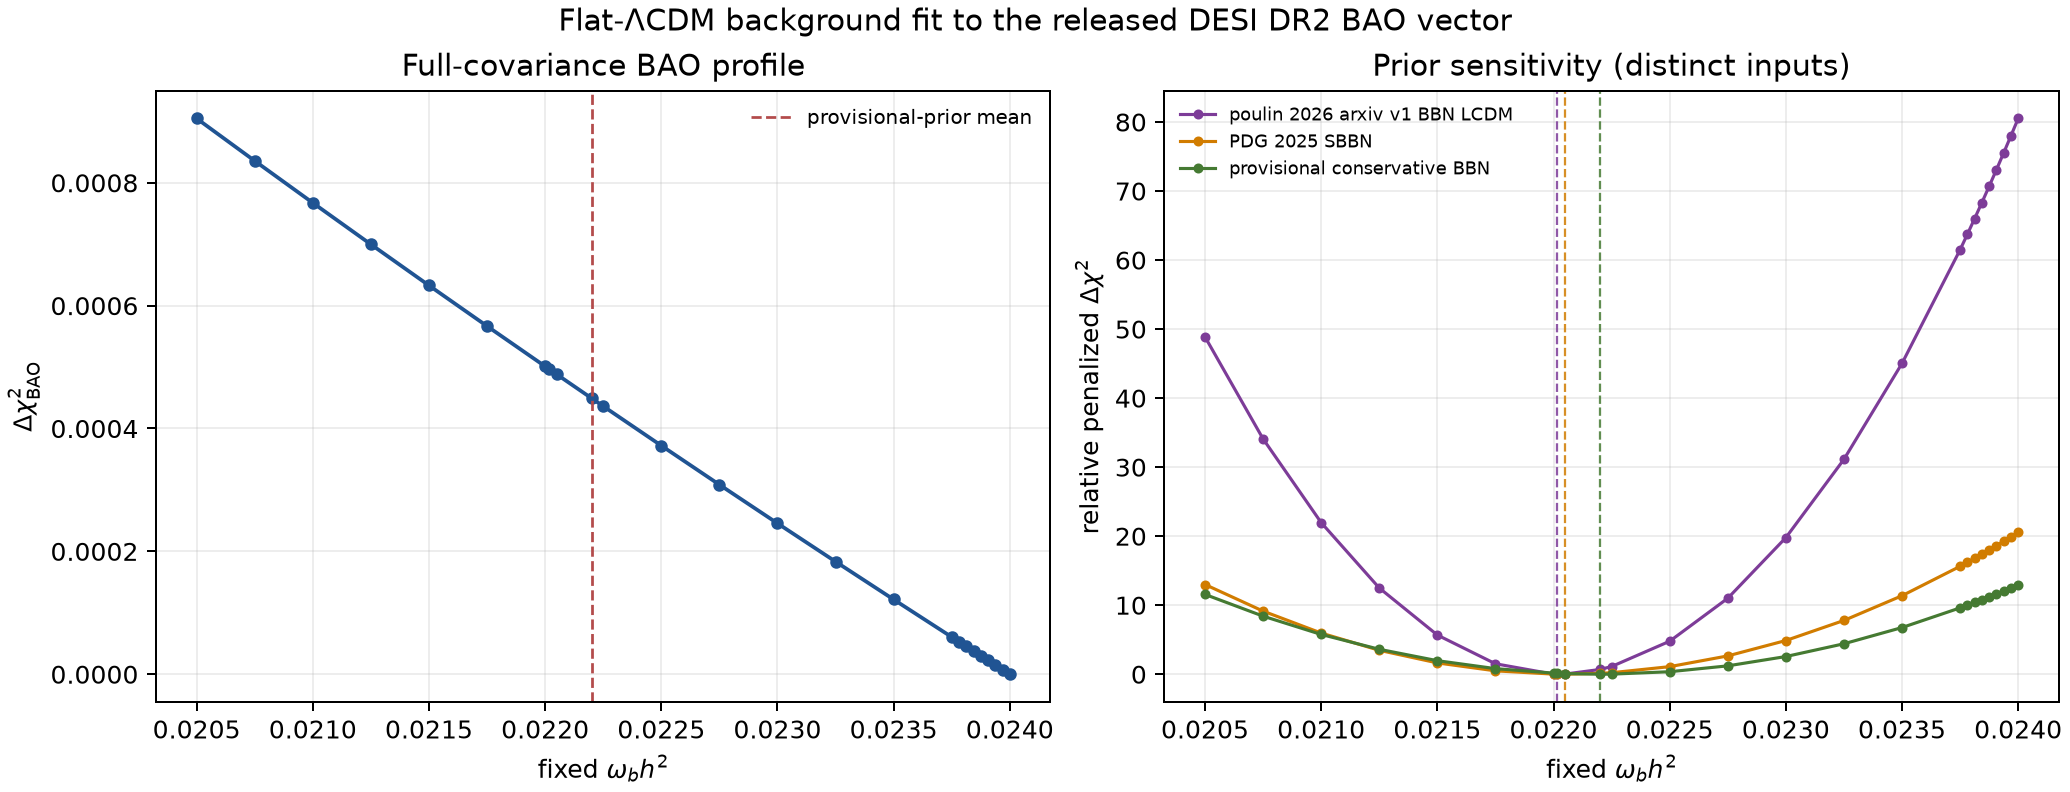

This figure's Python source:
#!/usr/bin/env python3
"""Independent CAMB × DESI DR2 BAO profile over a standard-BBN omega_b region.

The likelihood, released-vector parser, CAMB setup, and full-covariance scoring
are implemented locally here.  This reads compute30 only as an audit of setup
principles; it does not import an earlier scorer or modify shared files.
"""
from __future__ import annotations

import hashlib
import json
import math
import os
from pathlib import Path
import platform
import sys
import time

for key in ("OMP_NUM_THREADS", "OPENBLAS_NUM_THREADS", "MKL_NUM_THREADS", "NUMEXPR_NUM_THREADS"):
    os.environ[key] = "1"

TASK_DIR = Path(__file__).resolve().parent
PROJECT = TASK_DIR.parents[1]
sys.path.insert(0, str(PROJECT / "work/compute24/site"))

import camb  # noqa: E402
import matplotlib  # noqa: E402
matplotlib.use("Agg")
import matplotlib.pyplot as plt  # noqa: E402
import numpy as np  # noqa: E402
import scipy  # noqa: E402
from scipy.optimize import brentq, minimize  # noqa: E402

MEAN_PATH = PROJECT / "context/data/desi_dr2_mean.txt"
COV_PATH = PROJECT / "context/data/desi_dr2_cov.txt"
WHEEL_PATH = PROJECT / "context/code/camb-2.0.4-py3-none-manylinux_2_27_x86_64.manylinux_2_28_x86_64.whl"
AUDIT_PATH = PROJECT / "work/compute30/boundary_gradient_audit.py"
RESULT_PATH = TASK_DIR / "bbn_bao_profile.json"
PLOT_PATH = TASK_DIR / "bbn_bao_profile.png"
REPORT_PATH = TASK_DIR / "REPORT.md"

C_KM_S = 299792.458
H0_BOUNDS = (10.0, 1000.0)
OBH2_BOUNDS = (0.0205, 0.0240)
OCH2_BOUNDS = (0.001, 0.99)
THETA100_CHECK = (0.5, 10.0)
PRIOR_DEFINITIONS = (
    {
        "id": "poulin_2026_arxiv_v1_BBN_LCDM",
        "mean": 0.022017,
        "sigma_minus": 0.000217,
        "sigma_plus": 0.000221,
        "provenance": "Poulin et al., arXiv:2607.20635v1, Appendix A / Table 2, preprint; BBN-only LambdaCDM result from updated D/H = 2.508 +/- 0.030, 100 omega_b = 2.2017 (+0.0221/-0.0217) at 68 percent; source details supplied by orchestrator's source review",
        "source_url": "https://arxiv.org/html/2607.20635",
        "penalty_kind": "piecewise Gaussianized 68-percent interval; this is not the paper's exact likelihood profile",
    },
    {
        "id": "PDG_2025_SBBN",
        "mean": 0.02205,
        "sigma_minus": 0.00043,
        "sigma_plus": 0.00043,
        "provenance": "PDG 2025 SBBN value 0.02205 +/- 0.00043 supplied by orchestrator's source review; kept as a distinct sensitivity prior",
        "source_url": None,
        "penalty_kind": "symmetric Gaussian sensitivity; not combined with the D/H-based preprint summary",
    },
    {
        "id": "provisional_conservative_BBN",
        "mean": 0.0222,
        "sigma_minus": 0.0005,
        "sigma_plus": 0.0005,
        "provenance": "provisional user-directed conservative-BBN sensitivity assumption; source review not completed",
        "source_url": None,
        "penalty_kind": "symmetric Gaussian sensitivity",
    },
)
INVALID_SCORE = 1.0e80
FIXED_CAMB = {
    "mnu_eV": 0.06,
    "nnu": 3.044,
    "num_massive_neutrinos": 1,
    "neutrino_hierarchy": "degenerate",
    "TCMB_K": 2.7255,
    "YHe": None,  # CAMB BBN-consistent helium prediction
    "w": -1.0,
    "wa": 0.0,
    "Omega_k": 0.0,
}
COARSE_GRID = np.unique(np.concatenate((
    np.linspace(OBH2_BOUNDS[0], OBH2_BOUNDS[1], 15, dtype=np.float64),
    np.asarray([prior["mean"] for prior in PRIOR_DEFINITIONS], dtype=np.float64),
)))
INVALID_COUNTS: dict[str, int] = {}
INVALID_EXAMPLES: list[dict[str, object]] = []


def sha256(path: Path) -> str:
    digest = hashlib.sha256()
    with path.open("rb") as stream:
        for block in iter(lambda: stream.read(1 << 20), b""):
            digest.update(block)
    return digest.hexdigest()


def load_data() -> tuple[np.ndarray, np.ndarray, list[str], np.ndarray]:
    rows: list[tuple[float, float, str]] = []
    for raw in MEAN_PATH.read_text(encoding="utf-8").splitlines():
        line = raw.strip()
        if line and not line.startswith("#"):
            z_text, value_text, name = line.split()
            rows.append((float(z_text), float(value_text), name))
    z = np.asarray([row[0] for row in rows], dtype=np.float64)
    mean = np.asarray([row[1] for row in rows], dtype=np.float64)
    names = [row[2] for row in rows]
    covariance = np.asarray(np.loadtxt(COV_PATH, dtype=np.float64), dtype=np.float64)
    expected_order = [
        "DV_over_rs", "DM_over_rs", "DH_over_rs", "DM_over_rs", "DH_over_rs",
        "DM_over_rs", "DH_over_rs", "DM_over_rs", "DH_over_rs", "DM_over_rs",
        "DH_over_rs", "DH_over_rs", "DM_over_rs",
    ]
    if z.shape != (13,) or mean.shape != (13,) or names != expected_order or covariance.shape != (13, 13):
        raise ValueError("DESI input must be the released 13-row vector and 13x13 covariance in its pinned order")
    if not np.isfinite(z).all() or not np.isfinite(mean).all() or not np.isfinite(covariance).all():
        raise ValueError("non-finite DESI input")
    if not np.allclose(covariance, covariance.T, rtol=0.0, atol=1.0e-12):
        raise ValueError("DESI covariance is not symmetric")
    np.linalg.cholesky(covariance)
    return z, mean, names, covariance


Z, Y, OBSERVABLES, COV = load_data()
CHOLESKY = np.linalg.cholesky(COV)


def make_parameters(h0: float, obh2: float, och2: float) -> camb.CAMBparams:
    pars = camb.CAMBparams()
    pars.set_dark_energy(w=FIXED_CAMB["w"], wa=FIXED_CAMB["wa"], dark_energy_model="fluid")
    pars.set_cosmology(
        H0=float(h0), ombh2=float(obh2), omch2=float(och2), omk=FIXED_CAMB["Omega_k"],
        mnu=FIXED_CAMB["mnu_eV"], nnu=FIXED_CAMB["nnu"],
        num_massive_neutrinos=FIXED_CAMB["num_massive_neutrinos"],
        neutrino_hierarchy=FIXED_CAMB["neutrino_hierarchy"], TCMB=FIXED_CAMB["TCMB_K"],
        YHe=FIXED_CAMB["YHe"],
    )
    return pars


def evaluate(h0: float, obh2: float, och2: float) -> dict[str, object]:
    """Compute all 13 BAO predictions and independently score the full covariance."""
    pars = make_parameters(h0, obh2, och2)
    omega_m = float(pars.omegam)
    if not math.isfinite(omega_m) or not 0.0 < omega_m < 1.0:
        raise ValueError(f"flat positive-Lambda closure failed: Omega_m={omega_m}")
    background = camb.get_background(pars)
    omega_de = float(background.get_Omega("de", 0.0))
    if not math.isfinite(omega_de) or omega_de <= 0.0:
        raise ValueError(f"CAMB returned non-positive Omega_de={omega_de}")
    derived = background.get_derived_params()
    rdrag = float(derived["rdrag"])
    hz = np.asarray(background.hubble_parameter(Z), dtype=np.float64)
    dm = np.asarray(background.comoving_radial_distance(Z), dtype=np.float64)
    if not math.isfinite(rdrag) or rdrag <= 0.0 or not np.isfinite(hz).all() or not np.isfinite(dm).all():
        raise ValueError("CAMB returned invalid drag scale or background distances")
    if np.any(hz <= 0.0) or np.any(dm <= 0.0):
        raise ValueError("CAMB returned non-positive H(z) or D_M(z)")
    dh = C_KM_S / hz
    prediction = np.empty(13, dtype=np.float64)
    for index, name in enumerate(OBSERVABLES):
        if name == "DV_over_rs":
            prediction[index] = (Z[index] * dm[index] * dm[index] * dh[index]) ** (1.0 / 3.0) / rdrag
        elif name == "DM_over_rs":
            prediction[index] = dm[index] / rdrag
        elif name == "DH_over_rs":
            prediction[index] = dh[index] / rdrag
        else:
            raise ValueError(f"unsupported observable {name}")
    residual = prediction - Y
    whitened = np.linalg.solve(CHOLESKY, residual)
    chi2_cholesky = float(whitened @ whitened)
    chi2_dense = float(residual @ np.linalg.solve(COV, residual))
    difference = abs(chi2_dense - chi2_cholesky)
    if not math.isfinite(chi2_dense) or not math.isfinite(chi2_cholesky):
        raise ArithmeticError("non-finite full-covariance score")
    if difference > 2.0e-10 * max(1.0, abs(chi2_dense)):
        raise ArithmeticError(f"dense and Cholesky scores disagree by {difference}")
    return {
        "chi2_dense_solve": chi2_dense,
        "chi2_cholesky_whitening": chi2_cholesky,
        "dense_cholesky_abs_delta": difference,
        "predictions_in_released_order": prediction.tolist(),
        "residuals_in_released_order": residual.tolist(),
        "closure": {
            "Omega_m0_including_massive_neutrino": omega_m,
            "Omega_de0_CAMB": omega_de,
            "Omega_b0": float(pars.omegab),
            "Omega_c0": float(pars.omegac),
            "Omega_nu0": float(pars.omeganu),
            "r_drag_Mpc": rdrag,
            "100theta_star_CAMB": float(derived["thetastar"]),
        },
    }


def record_invalid(reason: str, point: list[float], detail: str | None = None) -> float:
    INVALID_COUNTS[reason] = INVALID_COUNTS.get(reason, 0) + 1
    if len(INVALID_EXAMPLES) < 40:
        sample: dict[str, object] = {"reason": reason, "parameters": point}
        if detail:
            sample["detail"] = detail[:240]
        INVALID_EXAMPLES.append(sample)
    return INVALID_SCORE


def from_unit2(unit: np.ndarray) -> tuple[float, float]:
    return (
        H0_BOUNDS[0] + float(unit[0]) * (H0_BOUNDS[1] - H0_BOUNDS[0]),
        OCH2_BOUNDS[0] + float(unit[1]) * (OCH2_BOUNDS[1] - OCH2_BOUNDS[0]),
    )


def to_unit2(h0: float, och2: float) -> np.ndarray:
    return np.clip(np.asarray([
        (h0 - H0_BOUNDS[0]) / (H0_BOUNDS[1] - H0_BOUNDS[0]),
        (och2 - OCH2_BOUNDS[0]) / (OCH2_BOUNDS[1] - OCH2_BOUNDS[0]),
    ], dtype=np.float64), 0.0, 1.0)


def profile_objective(unit: np.ndarray, fixed_ob: float, evaluation_counter: list[int]) -> float:
    evaluation_counter[0] += 1
    unit = np.asarray(unit, dtype=np.float64)
    h0, och2 = from_unit2(unit)
    if np.any(unit < 0.0) or np.any(unit > 1.0):
        return record_invalid("optimizer_outside_box", [h0, fixed_ob, och2])
    try:
        return float(evaluate(h0, fixed_ob, och2)["chi2_cholesky_whitening"])
    except Exception as exc:
        return record_invalid(type(exc).__name__, [h0, fixed_ob, och2], str(exc))


PROFILE_STARTS = (
    (67.0, 0.12),
    (82.0, 0.18),
    (133.6, 0.43),
    (300.0, 0.30),
)
POWELL_OPTIONS = {"xtol": 2.0e-9, "ftol": 2.0e-12, "maxiter": 500, "maxfev": 2200}


def optimize_profile(obh2: float, starts: list[tuple[float, float]], label: str) -> dict[str, object]:
    objective_evaluations = [0]
    trials: list[dict[str, object]] = []
    for start_h0, start_och2 in starts:
        result = minimize(
            profile_objective, to_unit2(start_h0, start_och2),
            args=(float(obh2), objective_evaluations), method="Powell",
            bounds=((0.0, 1.0), (0.0, 1.0)), options=POWELL_OPTIONS,
        )
        h0, och2 = from_unit2(result.x)
        try:
            final = evaluate(h0, obh2, och2)
            score = float(final["chi2_cholesky_whitening"])
            valid = (
                H0_BOUNDS[0] <= h0 <= H0_BOUNDS[1]
                and OCH2_BOUNDS[0] <= och2 <= OCH2_BOUNDS[1]
                and float(final["closure"]["Omega_de0_CAMB"]) > 0.0
            )
        except Exception as exc:
            final = None
            score = record_invalid(type(exc).__name__, [h0, obh2, och2], f"final point: {exc}")
            valid = False
        trials.append({
            "start": {"H0_km_s_Mpc": start_h0, "omega_c_h2": start_och2},
            "optimizer_success": bool(result.success),
            "optimizer_status": int(result.status),
            "optimizer_message": str(result.message),
            "function_evaluations": int(result.nfev),
            "H0_km_s_Mpc": h0,
            "omega_b_h2": float(obh2),
            "omega_c_h2": och2,
            "chi2": score,
            "valid_flat_positive_Lambda": bool(valid),
            "closure": None if final is None else final["closure"],
        })
    valid_trials = [trial for trial in trials if trial["valid_flat_positive_Lambda"]]
    if not valid_trials:
        raise RuntimeError(f"all {label} optimizations failed at omega_b h2={obh2}")
    selected = min(valid_trials, key=lambda trial: float(trial["chi2"]))
    spread = [float(trial["chi2"]) for trial in valid_trials]
    selected_eval = evaluate(
        float(selected["H0_km_s_Mpc"]), obh2, float(selected["omega_c_h2"]),
    )
    return {
        "omega_b_h2_fixed": float(obh2),
        "best_valid_trial": selected,
        "all_starts": trials,
        "valid_start_chi2_span": [min(spread), max(spread)],
        "selected_score_checks": selected_eval,
        "optimizer_function_evaluations": objective_evaluations[0],
        "all_reported_starts_valid": len(valid_trials) == len(trials),
    }


def h0_for_theta(theta100: float, obh2: float, och2: float) -> float:
    pars = camb.CAMBparams()
    pars.set_dark_energy(w=-1.0, wa=0.0, dark_energy_model="fluid")
    pars.set_cosmology(
        cosmomc_theta=float(theta100) / 100.0,
        ombh2=float(obh2), omch2=float(och2), omk=0.0,
        mnu=FIXED_CAMB["mnu_eV"], nnu=FIXED_CAMB["nnu"],
        num_massive_neutrinos=FIXED_CAMB["num_massive_neutrinos"],
        neutrino_hierarchy=FIXED_CAMB["neutrino_hierarchy"], TCMB=FIXED_CAMB["TCMB_K"],
        YHe=None, theta_H0_range=(1.0, 2000.0),
    )
    return float(pars.H0)


def map_h0_to_theta(h0_target: float, obh2: float, och2: float) -> float:
    """Invert CAMB's theta setter with a bracket, rather than identify theta_star."""
    brackets = ((0.6, 2.2, 33), (0.5, 10.0, 65))
    for lo, hi, ngrid in brackets:
        grid = np.linspace(lo, hi, ngrid, dtype=np.float64)
        mapped: list[tuple[float, float]] = []
        for theta in grid:
            try:
                mapped.append((float(theta), h0_for_theta(float(theta), obh2, och2)))
            except Exception:
                continue
        for (theta_a, h0_a), (theta_b, h0_b) in zip(mapped, mapped[1:]):
            if (h0_a - h0_target) * (h0_b - h0_target) <= 0.0:
                return float(brentq(
                    lambda theta: h0_for_theta(theta, obh2, och2) - h0_target,
                    theta_a, theta_b, xtol=2.0e-11, rtol=1.0e-12,
                ))
    raise ValueError(f"no CAMB theta inverse bracket for H0={h0_target}, omega_b h2={obh2}, omega_c h2={och2}")


def theta_check(fit: dict[str, object]) -> dict[str, object]:
    best = fit["best_valid_trial"]
    h0 = float(best["H0_km_s_Mpc"])
    obh2 = float(best["omega_b_h2"])
    och2 = float(best["omega_c_h2"])
    theta100 = map_h0_to_theta(h0, obh2, och2)
    recovered_h0 = h0_for_theta(theta100, obh2, och2)
    return {
        "implied_100theta_MC": theta100,
        "inside_declared_theta100_check_interval": THETA100_CHECK[0] <= theta100 <= THETA100_CHECK[1],
        "target_H0_km_s_Mpc": h0,
        "CAMB_theta_setter_recovered_H0_km_s_Mpc": recovered_h0,
        "absolute_H0_recovery_error_km_s_Mpc": abs(recovered_h0 - h0),
    }


def prior_delta_chi2(obh2: float, prior: dict[str, object]) -> float:
    mean = float(prior["mean"])
    sigma = float(prior["sigma_minus"] if obh2 < mean else prior["sigma_plus"])
    return ((obh2 - mean) / sigma) ** 2


def penalized_objective(unit: np.ndarray, counter: list[int], prior: dict[str, object]) -> float:
    counter[0] += 1
    unit = np.asarray(unit, dtype=np.float64)
    h0 = H0_BOUNDS[0] + float(unit[0]) * (H0_BOUNDS[1] - H0_BOUNDS[0])
    obh2 = OBH2_BOUNDS[0] + float(unit[1]) * (OBH2_BOUNDS[1] - OBH2_BOUNDS[0])
    och2 = OCH2_BOUNDS[0] + float(unit[2]) * (OCH2_BOUNDS[1] - OCH2_BOUNDS[0])
    if np.any(unit < 0.0) or np.any(unit > 1.0):
        return record_invalid("optimizer_outside_box", [h0, obh2, och2])
    try:
        data_score = float(evaluate(h0, obh2, och2)["chi2_cholesky_whitening"])
        prior_penalty = prior_delta_chi2(obh2, prior)
        return data_score + prior_penalty
    except Exception as exc:
        return record_invalid(type(exc).__name__, [h0, obh2, och2], str(exc))


def optimize_gaussian_prior(prior: dict[str, object], starts: list[tuple[float, float, float]]) -> dict[str, object]:
    counter = [0]
    trials: list[dict[str, object]] = []
    for start_h0, start_obh2, start_och2 in starts:
        unit0 = np.asarray([
            (start_h0 - H0_BOUNDS[0]) / (H0_BOUNDS[1] - H0_BOUNDS[0]),
            (start_obh2 - OBH2_BOUNDS[0]) / (OBH2_BOUNDS[1] - OBH2_BOUNDS[0]),
            (start_och2 - OCH2_BOUNDS[0]) / (OCH2_BOUNDS[1] - OCH2_BOUNDS[0]),
        ], dtype=np.float64)
        result = minimize(
            penalized_objective, np.clip(unit0, 0.0, 1.0), args=(counter, prior), method="Powell",
            bounds=((0.0, 1.0), (0.0, 1.0), (0.0, 1.0)), options=POWELL_OPTIONS,
        )
        h0 = H0_BOUNDS[0] + float(result.x[0]) * (H0_BOUNDS[1] - H0_BOUNDS[0])
        obh2 = OBH2_BOUNDS[0] + float(result.x[1]) * (OBH2_BOUNDS[1] - OBH2_BOUNDS[0])
        och2 = OCH2_BOUNDS[0] + float(result.x[2]) * (OCH2_BOUNDS[1] - OCH2_BOUNDS[0])
        try:
            final = evaluate(h0, obh2, och2)
            chi2 = float(final["chi2_cholesky_whitening"])
            penalty = prior_delta_chi2(obh2, prior)
            total = chi2 + penalty
            valid = (
                H0_BOUNDS[0] <= h0 <= H0_BOUNDS[1]
                and OBH2_BOUNDS[0] <= obh2 <= OBH2_BOUNDS[1]
                and OCH2_BOUNDS[0] <= och2 <= OCH2_BOUNDS[1]
                and float(final["closure"]["Omega_de0_CAMB"]) > 0.0
            )
        except Exception as exc:
            final = None
            chi2 = record_invalid(type(exc).__name__, [h0, obh2, och2], f"prior final point: {exc}")
            penalty = prior_delta_chi2(obh2, prior)
            total = chi2 + penalty
            valid = False
        trials.append({
            "start": {"H0_km_s_Mpc": start_h0, "omega_b_h2": start_obh2, "omega_c_h2": start_och2},
            "optimizer_success": bool(result.success),
            "optimizer_status": int(result.status),
            "optimizer_message": str(result.message),
            "function_evaluations": int(result.nfev),
            "H0_km_s_Mpc": h0,
            "omega_b_h2": obh2,
            "omega_c_h2": och2,
            "data_chi2": chi2,
            "gaussian_prior_delta_chi2": penalty,
            "penalized_objective": total,
            "valid_flat_positive_Lambda": bool(valid),
            "closure": None if final is None else final["closure"],
        })
    valid_trials = [trial for trial in trials if trial["valid_flat_positive_Lambda"]]
    if not valid_trials:
        raise RuntimeError("all Gaussian-prior optimizations failed")
    selected = min(valid_trials, key=lambda trial: float(trial["penalized_objective"]))
    selected_eval = evaluate(
        float(selected["H0_km_s_Mpc"]), float(selected["omega_b_h2"]), float(selected["omega_c_h2"]),
    )
    return {
        "prior": prior,
        "prior_convention": "Piecewise/symmetric Gaussian -2 log prior penalty using the reported 68-percent uncertainty on each side; additive normalization omitted; truncated to declared BBN scan bounds",
        "all_starts": trials,
        "valid_start_penalized_objective_span": [
            min(float(t["penalized_objective"]) for t in valid_trials),
            max(float(t["penalized_objective"]) for t in valid_trials),
        ],
        "best_valid_trial": selected,
        "selected_score_checks": selected_eval,
        "optimizer_function_evaluations": counter[0],
    }


def main() -> None:
    started = time.perf_counter()
    if camb.__version__ != "2.0.4":
        raise RuntimeError(f"expected pinned CAMB 2.0.4, imported {camb.__version__}")

    profile: list[dict[str, object]] = []
    previous: tuple[float, float] | None = None
    for obh2 in COARSE_GRID:
        starts = list(PROFILE_STARTS)
        if previous is not None:
            starts.insert(0, previous)
        fit = optimize_profile(float(obh2), starts, "coarse profile")
        profile.append(fit)
        best = fit["best_valid_trial"]
        previous = (float(best["H0_km_s_Mpc"]), float(best["omega_c_h2"]))

    coarse_best = min(profile, key=lambda item: float(item["best_valid_trial"]["chi2"]))
    coarse_index = profile.index(coarse_best)
    coarse_b_values = [float(item["omega_b_h2_fixed"]) for item in profile]
    # Prior means are additional grid nodes, so use the nominal 15-point scan
    # spacing rather than the smaller irregular gaps they create.
    coarse_step = (OBH2_BOUNDS[1] - OBH2_BOUNDS[0]) / 14.0
    best_b = float(coarse_best["omega_b_h2_fixed"])
    refine_lo = max(OBH2_BOUNDS[0], best_b - coarse_step)
    refine_hi = min(OBH2_BOUNDS[1], best_b + coarse_step)
    refined_values = np.linspace(refine_lo, refine_hi, 9, dtype=np.float64)
    refined: list[dict[str, object]] = []
    nearby = profile[max(0, coarse_index - 1):min(len(profile), coarse_index + 2)]
    refine_starts = [
        (float(item["best_valid_trial"]["H0_km_s_Mpc"]), float(item["best_valid_trial"]["omega_c_h2"]))
        for item in nearby
    ]
    refine_starts.extend(PROFILE_STARTS[:2])
    unique_starts: list[tuple[float, float]] = []
    for start in refine_starts:
        if start not in unique_starts:
            unique_starts.append(start)
    for obh2 in refined_values:
        refined.append(optimize_profile(float(obh2), unique_starts, "refined profile"))

    prior_fits: list[dict[str, object]] = []
    prior_starts_by_id: dict[str, list[tuple[float, float, float]]] = {}
    for prior in PRIOR_DEFINITIONS:
        prior_mean = float(prior["mean"])
        prior_seed_profiles = sorted(profile + refined, key=lambda item: abs(float(item["omega_b_h2_fixed"]) - prior_mean))
        prior_start_from_profile = prior_seed_profiles[0]["best_valid_trial"]
        prior_starts = [
            (
                float(prior_start_from_profile["H0_km_s_Mpc"]),
                float(prior_start_from_profile["omega_b_h2"]),
                float(prior_start_from_profile["omega_c_h2"]),
            ),
            (67.0, prior_mean, 0.12),
            (82.0, prior_mean, 0.18),
            (133.6, prior_mean, 0.43),
        ]
        prior_starts_by_id[str(prior["id"])] = prior_starts
        prior_fit = optimize_gaussian_prior(prior, prior_starts)
        prior_fit["theta_support_check"] = theta_check(prior_fit)
        prior_fits.append(prior_fit)

    for fit in profile + refined:
        fit["theta_support_check"] = theta_check(fit)

    dense_all = sorted(profile + refined, key=lambda item: float(item["omega_b_h2_fixed"]))
    dense_by_b: dict[float, dict[str, object]] = {}
    for item in dense_all:
        dense_by_b[float(item["omega_b_h2_fixed"])] = item
    dense_all = list(dense_by_b.values())
    priorized_grids: dict[str, list[dict[str, object]]] = {}
    grid_prior_minima: dict[str, dict[str, object]] = {}
    for prior in PRIOR_DEFINITIONS:
        prior_rows = [
            {
                "omega_b_h2": float(item["omega_b_h2_fixed"]),
                "data_chi2": float(item["best_valid_trial"]["chi2"]),
                "gaussian_prior_delta_chi2": prior_delta_chi2(float(item["omega_b_h2_fixed"]), prior),
                "total_delta_chi2_raw": float(item["best_valid_trial"]["chi2"])
                    + prior_delta_chi2(float(item["omega_b_h2_fixed"]), prior),
            }
            for item in dense_all
        ]
        priorized_grids[str(prior["id"])] = prior_rows
        grid_prior_minima[str(prior["id"])] = min(prior_rows, key=lambda item: float(item["total_delta_chi2_raw"]))
    best_data_trial = min(dense_all, key=lambda item: float(item["best_valid_trial"]["chi2"]))["best_valid_trial"]
    prior_fit_summary = {str(fit["prior"]["id"]): fit for fit in prior_fits}
    refine_best = min(refined, key=lambda item: float(item["best_valid_trial"]["chi2"]))
    refine_vs_coarse = {
        "coarse_best_omega_b_h2": best_b,
        "coarse_best_data_chi2": float(coarse_best["best_valid_trial"]["chi2"]),
        "refined_best_omega_b_h2": float(refine_best["omega_b_h2_fixed"]),
        "refined_best_data_chi2": float(refine_best["best_valid_trial"]["chi2"]),
        "refined_minus_coarse_chi2": float(refine_best["best_valid_trial"]["chi2"]) - float(coarse_best["best_valid_trial"]["chi2"]),
        "grid_definition": "15-point inclusive linear scan plus each distinct prior mean; local 9-point refinement spanning one nominal scan spacing on each available side of the coarse best point",
    }

    distinct_local_solutions: list[dict[str, object]] = []
    profile_start_count = 0
    best_basin_start_count = 0
    for item in profile + refined:
        slice_best = float(item["best_valid_trial"]["chi2"])
        for trial in item["all_starts"]:
            profile_start_count += 1
            if not trial["valid_flat_positive_Lambda"]:
                continue
            delta = float(trial["chi2"]) - slice_best
            if delta <= 1.0e-7:
                best_basin_start_count += 1
            elif delta > 1.0:
                distinct_local_solutions.append({
                    "omega_b_h2_fixed": float(item["omega_b_h2_fixed"]),
                    "start": trial["start"],
                    "returned_H0_km_s_Mpc": float(trial["H0_km_s_Mpc"]),
                    "returned_omega_c_h2": float(trial["omega_c_h2"]),
                    "chi2": float(trial["chi2"]),
                    "delta_chi2_vs_best_start_on_same_slice": delta,
                    "optimizer_message": trial["optimizer_message"],
                })
    local_minima_audit = {
        "profile_start_total": profile_start_count,
        "starts_reaching_slice_best_within_delta_chi2_1e-7": best_basin_start_count,
        "valid_distinct_suboptimal_solutions_delta_chi2_over_1_count": len(distinct_local_solutions),
        "valid_distinct_suboptimal_solutions": distinct_local_solutions,
        "summary": "Several broad high-H0/high-omega_c starts terminate at the omega_c h2 upper bound with valid positive-Lambda closure and very poor chi2; they are retained as alternate bounded local solutions. The low-chi2 basin is recovered independently by standard-scale starts. This documents multimodality and does not establish a mathematical global-minimum proof.",
    }

    # Plot the unconstrained BAO profile and each distinct prior sensitivity.
    ordered_b = np.asarray([float(item["omega_b_h2_fixed"]) for item in dense_all], dtype=np.float64)
    ordered_chi2 = np.asarray([float(item["best_valid_trial"]["chi2"]) for item in dense_all], dtype=np.float64)
    delta_data = ordered_chi2 - float(np.min(ordered_chi2))
    fig, axes = plt.subplots(1, 2, figsize=(11.5, 4.4), constrained_layout=True)
    axes[0].plot(ordered_b, delta_data, "o-", color="#205493", ms=4)
    axes[0].axvline(0.0222, color="#b34b4b", ls="--", lw=1.1, label="provisional-prior mean")
    axes[0].set(xlabel=r"fixed $\omega_b h^2$", ylabel=r"$\Delta\chi^2_{\rm BAO}$", title="Full-covariance BAO profile")
    axes[0].legend(frameon=False, fontsize=8)
    prior_colors = {
        "poulin_2026_arxiv_v1_BBN_LCDM": "#7d3c98",
        "PDG_2025_SBBN": "#d17c00",
        "provisional_conservative_BBN": "#457a32",
    }
    for prior in PRIOR_DEFINITIONS:
        prior_id = str(prior["id"])
        curve = ordered_chi2 + np.asarray([prior_delta_chi2(float(b), prior) for b in ordered_b], dtype=np.float64)
        curve -= float(np.min(curve))
        axes[1].plot(ordered_b, curve, "o-", color=prior_colors[prior_id], ms=3, lw=1.25, label=prior_id.replace("_", " "))
        axes[1].axvline(float(prior["mean"]), color=prior_colors[prior_id], ls="--", lw=0.9, alpha=0.85)
    axes[1].set(xlabel=r"fixed $\omega_b h^2$", ylabel=r"relative penalized $\Delta\chi^2$", title="Prior sensitivity (distinct inputs)")
    axes[1].legend(frameon=False, fontsize=7)
    for ax in axes:
        ax.grid(alpha=0.22)
    fig.suptitle("Flat-ΛCDM background fit to the released DESI DR2 BAO vector")
    fig.savefig(PLOT_PATH, dpi=180)
    plt.close(fig)

    runtime = time.perf_counter() - started
    try:
        available_cpus = len(os.sched_getaffinity(0))
    except AttributeError:
        available_cpus = os.cpu_count()
    best_data_fit = min(dense_all, key=lambda item: float(item["best_valid_trial"]["chi2"]))
    result: dict[str, object] = {
        "status": "completed_standard_BBN_region_BAO_profile_and_three_distinct_prior_sensitivities",
        "finding_scope": "exploratory BAO-only flat-Lambda profile; not a posterior, evidence calculation, or DESI collaboration parameter reproduction",
        "inputs": {
            "row_count": int(Z.size),
            "observable_order": OBSERVABLES,
            "redshifts": Z.tolist(),
            "covariance_shape": list(COV.shape),
            "covariance_symmetric_abs_max": float(np.max(np.abs(COV - COV.T))),
            "covariance_positive_definite": True,
            "full_13_by_13_covariance_used": True,
            "mean_path": str(MEAN_PATH.relative_to(PROJECT)),
            "covariance_path": str(COV_PATH.relative_to(PROJECT)),
        },
        "model": {
            "description": "CAMB flat fluid Lambda background; w=-1, wa=0, Omega_k=0; YHe=None retains CAMB BBN-consistency relation",
            "c_km_s": C_KM_S,
            "camb_setup": FIXED_CAMB,
            "likelihood": "Gaussian released DESI DR2 compressed BAO vector; score residual^T covariance^-1 residual",
            "observables": {
                "DV_over_rd": "(z * DM^2 * DH)^(1/3) / rdrag",
                "DM_over_rd": "DM / rdrag",
                "DH_over_rd": "(c/H) / rdrag",
            },
        },
        "search_domain_and_prior": {
            "H0_km_s_Mpc_bounds": list(H0_BOUNDS),
            "omega_b_h2_fixed_profile_scan_bounds": list(OBH2_BOUNDS),
            "omega_b_grid_coarse": [float(x) for x in COARSE_GRID],
            "omega_c_h2_bounds": list(OCH2_BOUNDS),
            "100theta_MC_support_check_interval": list(THETA100_CHECK),
            "H0_is_a_profile_coordinate_not_a_gaussian_prior": True,
            "baryon_grid_rationale": "user-directed broad standard-BBN-motivated scan interval; provenance intentionally provisional pending source review",
            "distinct_BBN_prior_sensitivities": [
                {
                    **prior,
                    "exact_form": "piecewise/symmetric Gaussianized -2 log prior penalty based on reported 68-percent interval; additive normalization omitted; truncated to [0.0205,0.0240]",
                }
                for prior in PRIOR_DEFINITIONS
            ],
        },
        "profile_grid": profile,
        "profile_refinement": refined,
        "profile_convergence": refine_vs_coarse,
        "local_minima_audit": local_minima_audit,
        "profile_minimum_boundary_status": {
            "best_omega_b_h2_is_upper_scan_edge": abs(float(best_data_fit["omega_b_h2_fixed"]) - OBH2_BOUNDS[1]) <= 1.0e-14,
            "upper_scan_edge_omega_b_h2": OBH2_BOUNDS[1],
            "interior_minimum_established": False,
            "reason": "lowest sampled pure-BAO profile score occurs at the upper edge of the declared BBN-motivated scan interval",
        },
        "pure_BAO_best_valid_fit": {
            "profile_record": best_data_fit,
            "theta_support_check": best_data_fit["theta_support_check"],
        },
        "BBN_prior_sensitivity_fits": prior_fits,
        "grid_prior_augmented_minima": grid_prior_minima,
        "data_vs_prior_sensitivity": {
            "pure_BAO_minimum_chi2": float(best_data_fit["best_valid_trial"]["chi2"]),
            "pure_BAO_best_omega_b_h2": float(best_data_fit["omega_b_h2_fixed"]),
            "prior_fit_summaries": {
                prior_id: {
                    "best_omega_b_h2": float(fit["best_valid_trial"]["omega_b_h2"]),
                    "data_chi2": float(fit["best_valid_trial"]["data_chi2"]),
                    "prior_delta_chi2": float(fit["best_valid_trial"]["gaussian_prior_delta_chi2"]),
                    "penalized_objective": float(fit["best_valid_trial"]["penalized_objective"]),
                    "theta_support_check": fit["theta_support_check"],
                }
                for prior_id, fit in prior_fit_summary.items()
            },
            "grid_profile_penalized_minima": grid_prior_minima,
        },
        "quality_checks": {
            "every_selected_profile_score_compares_dense_and_Cholesky": True,
            "selected_score_max_dense_cholesky_abs_delta": float(max(
                [item["selected_score_checks"]["dense_cholesky_abs_delta"] for item in profile + refined]
                + [fit["selected_score_checks"]["dense_cholesky_abs_delta"] for fit in prior_fits]
            )),
            "all_profile_theta_checks_inside_interval": all(
                item["theta_support_check"]["inside_declared_theta100_check_interval"] for item in profile + refined
            ),
            "all_prior_fit_theta_inside_interval": all(
                bool(fit["theta_support_check"]["inside_declared_theta100_check_interval"]) for fit in prior_fits
            ),
            "every_selected_profile_has_positive_flat_Lambda_closure": all(
                item["best_valid_trial"]["valid_flat_positive_Lambda"] for item in profile + refined
            ),
            "all_prior_fits_have_positive_flat_Lambda_closure": all(
                bool(fit["best_valid_trial"]["valid_flat_positive_Lambda"]) for fit in prior_fits
            ),
            "within_start_chi2_spans": {
                "coarse_profile_max": float(max(
                    item["valid_start_chi2_span"][1] - item["valid_start_chi2_span"][0] for item in profile
                )),
                "refined_profile_max": float(max(
                    item["valid_start_chi2_span"][1] - item["valid_start_chi2_span"][0] for item in refined
                )),
                "prior_penalized_objective_span_by_id": {
                    str(fit["prior"]["id"]): float(
                        fit["valid_start_penalized_objective_span"][1]
                        - fit["valid_start_penalized_objective_span"][0]
                    ) for fit in prior_fits
                },
            },
            "optimizer_non_success_count": int(sum(
                not bool(trial["optimizer_success"])
                for item in profile + refined for trial in item["all_starts"]
            ) + sum(
                not bool(trial["optimizer_success"]) for fit in prior_fits for trial in fit["all_starts"]
            )),
            "invalid_objective_evaluations_by_reason": INVALID_COUNTS,
            "invalid_objective_evaluation_examples_first_40": INVALID_EXAMPLES,
        },
        "execution": {
            "runtime_seconds": runtime,
            "numerical_workers": 1,
            "numerical_library_threads": {key: os.environ.get(key) for key in ("OMP_NUM_THREADS", "OPENBLAS_NUM_THREADS", "MKL_NUM_THREADS", "NUMEXPR_NUM_THREADS")},
            "available_affinity_cpus": available_cpus,
            "gpu_used": False,
            "optimization": "bounded Powell local optimization on scaled unit-square coordinates; four or five deterministic starts per fixed omega_b slice; four starts for 3D prior fit",
            "powell_options": POWELL_OPTIONS,
            "profile_starts_H0_omega_c": [list(x) for x in PROFILE_STARTS],
            "prior_fit_starts_H0_omega_b_omega_c_by_prior": {
                prior_id: [list(x) for x in starts] for prior_id, starts in prior_starts_by_id.items()
            },
            "profile_optimizer_function_evaluations": int(sum(
                item["optimizer_function_evaluations"] for item in profile + refined
            )),
            "prior_optimizer_function_evaluations_by_id": {
                str(fit["prior"]["id"]): int(fit["optimizer_function_evaluations"]) for fit in prior_fits
            },
            "reproduction_command": "cd cosmology_autoresearch && .venv/bin/python scripts/run_bounded.py --state work/compute31/no_campaign_deadline.json --seconds 850 -- env OMP_NUM_THREADS=1 OPENBLAS_NUM_THREADS=1 MKL_NUM_THREADS=1 NUMEXPR_NUM_THREADS=1 .venv/bin/python -B work/compute31/bbn_bao_profile.py",
        },
        "versions": {
            "CAMB": camb.__version__,
            "NumPy": np.__version__,
            "SciPy": scipy.__version__,
            "Matplotlib": matplotlib.__version__,
            "Python": sys.version,
            "platform": platform.platform(),
        },
        "hashes": {
            "script_sha256": sha256(Path(__file__)),
            "mean_sha256": sha256(MEAN_PATH),
            "covariance_sha256": sha256(COV_PATH),
            "CAMB_2_0_4_wheel_sha256": sha256(WHEEL_PATH),
            "compute30_audit_script_sha256": sha256(AUDIT_PATH),
        },
        "failed_attempts": {
            "invalid_objective_evaluations": INVALID_COUNTS,
            "prior_run_attempts": [
                {
                    "attempt": "001",
                    "status": "numerical profile completed; report-format QA failed and was corrected before final rerun",
                    "runtime_seconds": 136.5834279647097,
                    "script_sha256": "5f16d3c635f79c6d56e6560f0ddadb3da2a21492838b0a04bc2b21f85567d39b",
                    "result_json_sha256": "b8761d5d6e7cb92b87041c8fcd13981ae0a53587a70f3411ff344cde348d39ed",
                    "failure": "Python interpreted LaTeX backslash sequences in the generated f-string report, producing SyntaxWarnings and malformed theta/math markup; calculation values were retained and the report template was changed to a raw f-string.",
                    "command": "cd cosmology_autoresearch && .venv/bin/python scripts/run_bounded.py --state work/compute31/no_campaign_deadline.json --seconds 850 -- env OMP_NUM_THREADS=1 OPENBLAS_NUM_THREADS=1 MKL_NUM_THREADS=1 NUMEXPR_NUM_THREADS=1 .venv/bin/python -B work/compute31/bbn_bao_profile.py",
                }
            ],
            "optimizer_trials_reporting_non_success": [
                trial for item in profile + refined for trial in item["all_starts"] if not trial["optimizer_success"]
            ] + [
                trial for fit in prior_fits for trial in fit["all_starts"] if not trial["optimizer_success"]
            ],
            "note": "Invalid physical/CAMB probes are penalized and retained by reason/example; a Powell non-success result is retained even if its final point is valid.",
        },
    }
    RESULT_PATH.write_text(json.dumps(result, indent=2, sort_keys=True) + "\n", encoding="utf-8")
    result_hash = sha256(RESULT_PATH)
    selected_chi2 = float(best_data_fit["best_valid_trial"]["chi2"])
    selected_b = float(best_data_fit["omega_b_h2_fixed"])
    source_prior_result = prior_fit_summary["poulin_2026_arxiv_v1_BBN_LCDM"]["best_valid_trial"]
    pdg_prior_result = prior_fit_summary["PDG_2025_SBBN"]["best_valid_trial"]
    provisional_prior_result = prior_fit_summary["provisional_conservative_BBN"]["best_valid_trial"]
    max_span = float(result["quality_checks"]["within_start_chi2_spans"]["coarse_profile_max"])
    report = rf"""# Compute31: standard-BBN-region DESI DR2 BAO profile

Status: **exploratory, independently implemented CAMB × DESI DR2 BAO profile**. The data-only minimum is pinned to the upper scan edge \(\omega_bh^2=0.0240\), so the scan does not establish an interior baryon-density minimum. Three separate BBN prior sensitivities are reported. The user-directed conservative prior remains provisional; the source-matched 2026 input is a preprint translated to a local piecewise Gaussianized penalty rather than importing its likelihood. This is not a posterior, evidence calculation, or DESI collaboration parameter reproduction.

The released 13-row BAO mean vector and full 13×13 covariance were parsed and scored in their pinned order. The prediction code independently evaluates (D_V/r_d), (D_M/r_d), and (D_H/r_d=(c/H)/r_d) with local CAMB 2.0.4. The fixed setup is flat fluid ΛCDM, (m_\nu=0.06\,\mathrm{{eV}}), (N_{{eff}}=3.044), one degenerate massive species, (T_{{CMB}}=2.7255\,\mathrm{{K}}), and CAMB's BBN-consistent helium setting (`YHe=None`).

## Fit and checks

For each fixed \(\omega_bh^2\) in [{OBH2_BOUNDS[0]:.4f}, {OBH2_BOUNDS[1]:.4f}], the code reoptimized \(H_0\) and \(\omega_ch^2\) in \([{H0_BOUNDS[0]:g},{H0_BOUNDS[1]:g}]\,\mathrm{{km\,s^{{-1}}\,Mpc^{{-1}}}}\) and [{OCH2_BOUNDS[0]:.3f}, {OCH2_BOUNDS[1]:.2f}] using four or five deterministic Powell starts. The coarse profile has {len(profile)} points; the local refinement has {len(refined)} points. At the lowest sampled data-only score, \(\chi^2={selected_chi2:.10f}\), \(\omega_bh^2={selected_b:.7f}\), \(H_0={float(best_data_fit['best_valid_trial']['H0_km_s_Mpc']):.6f}\), and \(\omega_ch^2={float(best_data_fit['best_valid_trial']['omega_c_h2']):.7f}\). The refined-versus-coarse profile change is \(\Delta\chi^2={refine_vs_coarse['refined_minus_coarse_chi2']:.4g}\) at the respective minima; it is a resolution check, not proof of globality.

The coarse and refined sampled minima agree at the upper boundary with \(\Delta\chi^2={refine_vs_coarse['refined_minus_coarse_chi2']:.3g}\); this is a local resolution check. The multistart audit found {local_minima_audit['valid_distinct_suboptimal_solutions_delta_chi2_over_1_count']} valid but much worse bounded solutions, generally ending at the \(\omega_ch^2=0.99\) upper bound from broad high-\(H_0\) starts. These alternatives remain in the JSON; only {local_minima_audit['starts_reaching_slice_best_within_delta_chi2_1e-7']} of {local_minima_audit['profile_start_total']} fixed-slice starts landed within \(10^{{-7}}\) of that slice's best start. The lowest-scoring basin was independently recovered from standard-scale starts, but globality over the full continuous box is not proved. Powell success flags and every start are retained, including non-success outcomes. Selected fixed-slice dense-precision and Cholesky-whitening scores agree to at most {float(result['quality_checks']['selected_score_max_dense_cholesky_abs_delta']):.3g}. Every selected profile point was re-mapped through CAMB's `cosmomc_theta` setter and checked against broad \(100\theta_{{MC}}\in[0.5,10]\) support; all selected minima have positive flat-Λ closure.

Three distinct prior sensitivities were evaluated as alternatives and were never multiplied together. Poulin et al., [arXiv:2607.20635v1](https://arxiv.org/html/2607.20635), Appendix A/Table 2, report a BBN-only LambdaCDM result based on updated D/H = 2.508 +/- 0.030, 100 omega_b = 2.2017 (+0.0221/-0.0217) at 68% (preprint). I use a piecewise Gaussianized penalty with omega_b h2 = 0.022017 (+0.000221/-0.000217); this is not the source paper's exact profile. The separate PDG 2025 SBBN sensitivity supplied by the orchestrator is 0.02205 +/- 0.00043. The provisional conservative sensitivity is 0.0222 +/- 0.0005; its source provenance remains unreviewed. The reoptimized omega_b h2 values are {float(source_prior_result['omega_b_h2']):.7f} (preprint), {float(pdg_prior_result['omega_b_h2']):.7f} (PDG 2025), and {float(provisional_prior_result['omega_b_h2']):.7f} (provisional), respectively. The PDG entry's page/URL was not present in this worker's local inputs and remains to be attached by the orchestrator.

## Reproduction

The isolated script ran in {runtime:.2f} seconds with one numerical worker, numerical-library threads set to one, and no GPU. No installs or downloads were used. The 850-second command cap is below the task's 900-second limit:

```sh
cd cosmology_autoresearch && .venv/bin/python scripts/run_bounded.py --state work/compute31/no_campaign_deadline.json --seconds 850 -- env OMP_NUM_THREADS=1 OPENBLAS_NUM_THREADS=1 MKL_NUM_THREADS=1 NUMEXPR_NUM_THREADS=1 .venv/bin/python -B work/compute31/bbn_bao_profile.py
```

The machine-readable record contains exact bounds and prior form, all profile slices and optimizer starts, invalid probes and non-success outcomes, software versions, run time, input and code hashes, and the score/closure/theta checks. Result SHA-256: `{result_hash}`. Software: CAMB {camb.__version__}, NumPy {np.__version__}, SciPy {scipy.__version__}, Python {platform.python_version()}.
"""
    REPORT_PATH.write_text(report, encoding="utf-8")
    print(json.dumps({
        "result": str(RESULT_PATH),
        "report": str(REPORT_PATH),
        "plot": str(PLOT_PATH),
        "runtime_seconds": runtime,
        "result_sha256": result_hash,
        "profile_points": len(profile),
        "refinement_points": len(refined),
        "prior_fit_omega_b_h2": {
            "poulin_2026_arxiv_v1_BBN_LCDM": float(source_prior_result["omega_b_h2"]),
            "PDG_2025_SBBN": float(pdg_prior_result["omega_b_h2"]),
            "provisional_conservative_BBN": float(provisional_prior_result["omega_b_h2"]),
        },
    }, indent=2))


if __name__ == "__main__":
    main()
